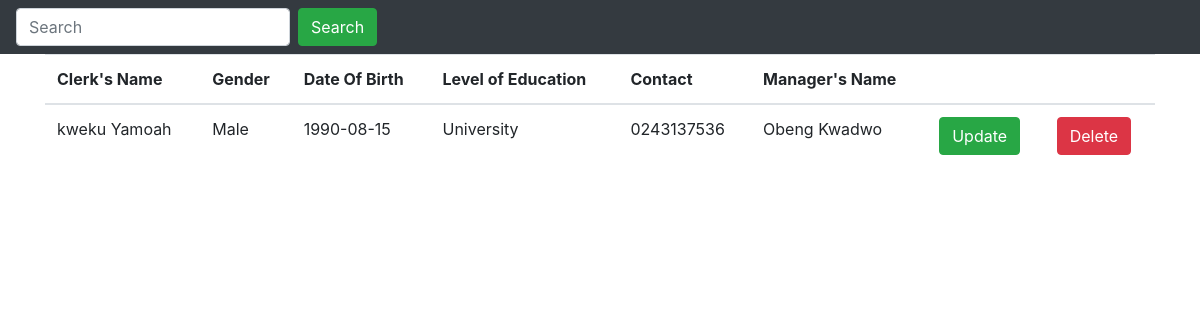
Screenshot of /ViewTables/ViewPCs.php with the database file from the repository.
### tables this page shows
CREATE TABLE `purchasing_clerks` (
  `ClerkID` int(11) NOT NULL,
  `Clerk_Name` varchar(50) NOT NULL,
  `Gender` enum('Male','Female') NOT NULL,
  `DOB` date NOT NULL,
  `Level_of_Education` enum('Secondary School Graduate','University','University Graduate','Masters','Masters Grad','PHd') NOT NULL,
  `Contact` varchar(15) NOT NULL,
  `ManagerID` int(11) NOT NULL
);

CREATE TABLE `district_managers` (
  `ManagerID` int(11) NOT NULL,
  `Manager_Name` varchar(50) NOT NULL,
  `DOB` date NOT NULL,
  `Contact` varchar(15) NOT NULL,
  `DistrictID` int(11) NOT NULL
);

### classescontrollers/PC_controller.php (called while the page is built, shortened)
<?php
require("PC_class.php");
function view_clerksfunc(){
	$cl_array = array();
	$clerks_object = new clerk_class();
	$cl_records = $clerks_object->viewclerk();
	if ($cl_records) {
		while ($cl_result = $clerks_object->db_fetch()) {
			$cl_array[] = $cl_result;
		}
	}
	return $cl_array;
}

### classescontrollers/PC_class.php (called while the page is built, shortened)
<?php
require(dirname(__FILE__))."/../Settings/db_class.php";
class clerk_class extends db_connection
{
	public function viewclerk(){
		$sql = "SELECT * FROM purchasing_clerks, district_managers where purchasing_clerks.ManagerID = district_managers.ManagerID";
		return $this->db_query($sql);
	}
}
?>

### Settings/db_class.php (called while the page is built, shortened)
<?php
class db_connection
{
	public $db = null;
	public $results = null;
	function db_connect(){
		$this->db = mysqli_connect(SERVER,USERNAME,PASSWD,DATABASE);
		if (mysqli_connect_errno()) {
			return false;
		}else{
			return true;
		}
	}
	function db_query($sqlQuery){
		$this->results = mysqli_query($this->db,$sqlQuery);
		if ($this->results == false) {
			return false;
		}else{
			return true;
		}
	}
	function db_fetch(){
		return mysqli_fetch_assoc($this->results);
	}
}
?>

### ViewTables/ViewPCs.php (the view, shortened to what this page needs)
<?php
require(dirname(__FILE__))."/../classescontrollers/PC_controller.php";
?>
<!DOCTYPE html>
<html lang="en">
  <head>
        <link rel="stylesheet" href="https://maxcdn.bootstrapcdn.com/bootstrap/4.5.2/css/bootstrap.min.css">
        </head>
        <body>
              <nav class="navbar navbar-expand-sm bg-dark navbar-dark">
                <form class="form-inline" action="">
                  <input class="form-control mr-sm-2" type="text" placeholder="Search" name="Search" id="Search">
                  <button class="btn btn-success" type="submit">Search</button>
                </form>
              </nav>
          <div class="container">
            <table class="table table-striped">
              <thead>
                <tr>
                  <th>Clerk's Name</th>
                  <th>Gender</th>
                  <th>Date Of Birth</th>
                  <th>Level of Education</th>
                  <th>Contact</th>
                  <th>Manager's Name</th>
                  <th></th>
                  <th></th>
                </tr>
              </thead>
              <tbody>
                <tr>
                  <?php
                  if (isset($_GET['Search'])){
                        $Search = $_GET['Search'];
                        $clerks = searchclerkfunc($Search);
                        foreach ($clerks as $clerk ) {
                          echo
                          "<tr>
                            <td>".$clerk['Clerk_Name']."</td>
                            <td>".$clerk['Gender']."</td>
                            <td>".$clerk['DOB']."</td>
                            <td>".$clerk['Level_Of_Education']."</td>
                            <td>".$clerk['Contact']."</td>
                            <td>".$clerk['Manager_Name']."</td>
                            <td><a href='#' class='btn btn-success'>Update</a></td>
                            <td><a href='../actions/PCAction.php?ClerkID=".$clerk['ClerkID']."' class='btn btn-danger'>Delete</a></td>
                          </tr>";
                          }
                      }
                  else{
                       $clerks = view_clerksfunc();
                        foreach ($clerks as $clerk ) {
                          echo
                          "<tr>
                            <td>".$clerk['Clerk_Name']."</td>
                            <td>".$clerk['Gender']."</td>
                            <td>".$clerk['DOB']."</td>
                            <td>".$clerk['Level_of_Education']."</td>
                            <td>".$clerk['Contact']."</td>
                            <td>".$clerk['Manager_Name']."</td>
                            <td><a href='#' class='btn btn-success'>Update</a></td>
                            <td><a href='../actions/PCAction.php?ClerkID=".$clerk['ClerkID']."' class='btn btn-danger'>Delete</a></td>
                          </tr>";
                          }
                  }
                  ?>
                </tbody>
              </table>
            </div>
          </body>
        </html>

### rows the page displays
purchasing_clerks: Clerk_Name "kweku Yamoah", Gender "Male", ManagerID.DOB "1990-08-15", Level_of_Education "University", ManagerID.Contact "0243137536", ManagerID.Manager_Name "Obeng Kwadwo"
